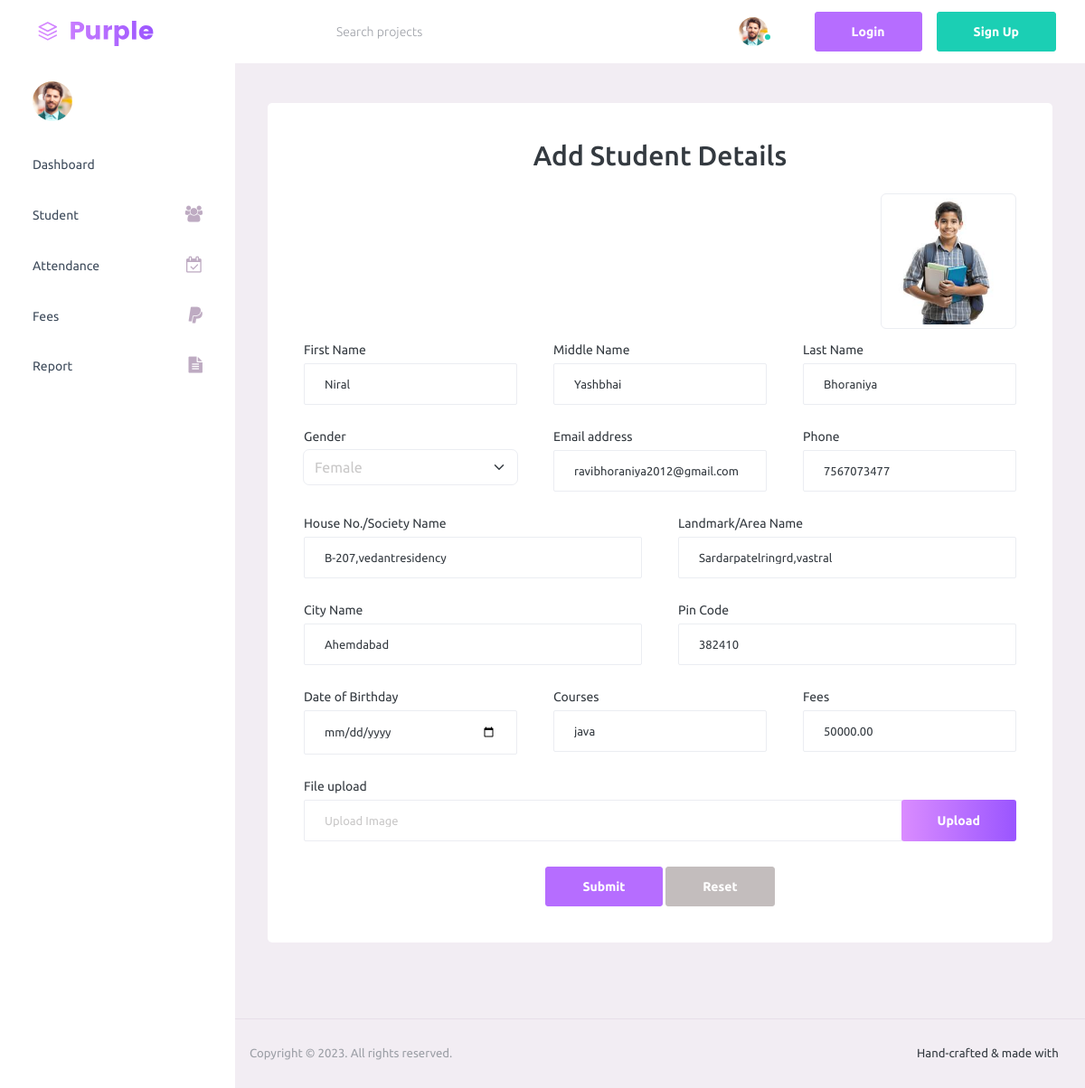
The page /editstudent/3 on the database its author committed.
### stu_app/models.py (models this page shows, shortened)
class Student(models.Model):
    Male='Male'
    Female='Female'
    gender=(
        (Male,'Male'),
        (Female,'Female')
    )
    users = models.ForeignKey('auth.User', on_delete=models.CASCADE, related_name='students')
    firstname=models.CharField(max_length=200)
    middlename=models.CharField(max_length=200)
    lastname=models.CharField(max_length=200)
    gender=models.CharField(max_length=200,choices=gender,default=Male)
    email=models.EmailField(max_length=200)
    phone=models.CharField(max_length=12)
    house_society_name = models.CharField(max_length=255, null=True, blank=True)
    landmark_area = models.CharField(max_length=255, null=True, blank=True)
    city = models.CharField(max_length=100, null=True, blank=True)
    pin_code = models.CharField(max_length=10)
    birthday = models.DateField(null=True, blank=True)
    courses=models.CharField(max_length=50)
    amount=models.DecimalField(max_digits=10,decimal_places=2)
    created_at = models.DateField(null=True, blank=True)
    image=models.ImageField(upload_to='student_image', null=True, blank=True)

### stu_app/views.py (the view)
# urls.py: path('editstudent/<int:pk>', views.editstudent,name='editstudent'),
def editstudent(request,pk):
    s=get_object_or_404(Student,pk=pk)
    if request.method == 'POST':
        s.firstname=request.POST.get('fname')
        s.middlename=request.POST.get('mname')
        s.lastname=request.POST.get('lname')
        s.gender=request.POST.get('gender')
        s.email=request.POST.get('email')
        s.phone=request.POST.get('phone')
        s.house_society_name=request.POST.get('address')
        s.landmark_area=request.POST.get('address')
        s.city=request.POST.get('city')
        s.pin_code=request.POST.get('address')
        s.birthday=request.POST.get('coures')
        s.courses=request.POST.get('coures')
        s.amount=request.POST.get('amount')
        s.created_at=request.POST.get('admission_date')
        if request.FILES.get('image'):
            s.image = request.FILES.get('image')
        s.save()
        return redirect(studentlist)
    else:
        posts=Student.objects.all()
        return render(request,'editstudent.html',{'s':s,'posts':posts})

### template/editstudent.html (shortened to what this page needs)
{% extends "base.html" %}
{% block body %}
{% load static %}
<div class="col-12 grid-margin stretch-card">
    <div class="card">
        <div class="card-body">
            <h2 class="text-center mb-4">Add Student Details</h2>
            <form method="post" enctype="multipart/form-data">
                <div class="row">
                    <div class="mb-3 d-flex justify-content-end">
                    {% if s.image %}
                        <img src="{{ s.image.url }}" alt="Profile Image" class="img-thumbnail" style="max-height: 200px; max-width: 150px;">
                    {% else %}
                        <p class="text-muted">No image uploaded</p>
                    {% endif %}
                    </div>
                    <div class="col-md-4">
                        <div class="form-group">
                            <label for="exampleInputName1">First Name</label>
                            <input type="text" value="{{ s.firstname }}" name="firstname" class="form-control" id="exampleInputName1"
                                placeholder="First Name" required>
                        </div>
                    </div>
                    <div class="col-md-4">
                        <div class="form-group">
                            <label for="exampleInputEmail3">Middle Name</label>
                            <input type="text" value="{{ s.middlename }}" name="middlename" class="form-control" id="exampleInputEmail3"
                                placeholder="Middle Name" required>
                        </div>
                    </div>
                    <div class="col-md-4">
                        <div class="form-group">
                            <label for="exampleInputEmail3">Last Name</label>
                            <input type="text" value="{{ s.lastname }}" name="lastname" class="form-control" id="exampleInputEmail3"
                                placeholder="Last Name" required>
                        </div>
                    </div>
                </div>
                <div class="row">
                    <div class="col-md-4">
                        <div class="form-group">
                            <label for="exampleSelectGender">Gender</label>
                            <select class="form-select" value="{{ s.gender }}" name="gender" id="exampleSelectGender" required>
                                <option value="Female" {% if s.gender == 'Female' %}selected{% endif %}>Female</option>
                            </select>
                        </div>
                    </div>
                    <div class="col-md-4">
                        <div class="form-group">
                            <label for="exampleInputEmail3">Email address</label>
                            <input type="email" value="{{ s.email }}" name="email" class="form-control" id="exampleInputEmail3"
                                placeholder="Email" required>
                        </div>
                    </div>
                    <div class="col-md-4">
                        <div class="form-group">
                            <label for="exampleInputEmail3">Phone</label>
                            <input type="number" value="{{ s.phone }}" name="phone" class="form-control" id="phone" placeholder="Phone"
                                required>
                        </div>
                    </div>
                </div>
                <div class="row">
                    <div class="col-md-6">
                        <div class="form-group">
                            <label for="exampleInputName1">House No./Society Name</label>
                            <input type="text" value="{{ s.house_society_name }}" name="society" class="form-control" id="exampleInputName1"
                                placeholder="House No./Society Name" required>
                        </div>
                    </div>
                    <div class="col-md-6">
                        <div class="form-group">
                            <label for="exampleInputEmail3">Landmark/Area Name</label>
                            <input type="text" value="{{ s.landmark_area }}" name="area" class="form-control" id="exampleInputEmail3"
                                placeholder="Landmark/Area Name" required>
                        </div>
                    </div>
                </div>
                <div class="row">
                    <div class="col-md-6">
                        <div class="form-group">
                            <label for="exampleInputEmail3">City Name</label>
                            <input type="text" value="{{ s.city }}" name="city" class="form-control" id="exampleInputEmail3"
                                placeholder="Last Name" required>
                        </div>
                    </div>
                    <div class="col-md-6">
                        <div class="form-group">
                            <label for="exampleInputEmail3">Pin Code</label>
                            <input type="text" value="{{ s.pin_code }}" name="pin" class="form-control" id="exampleInputEmail3"
                                placeholder="Pin Code" required>
                        </div>
                    </div>
                </div>
                <div class="row">
                    <div class="col-md-4">
                        <div class="form-group">
                            <label for="exampleInputEmail3">Date of Birthday</label>
                            <input type="date" value="{{ s.birthday }}" name="birthday" class="form-control" id="date"
                                placeholder="Date of Admission" required>
                        </div>
                    </div>
                    <div class="col-md-4">
                        <div class="form-group">
                            <label for="exampleInputEmail3">Courses</label>
                            <input type="text" value="{{ s.courses }}" name="courses" class="form-control" id="exampleInputEmail3"
                                placeholder="Courses" required>
                        </div>
                    </div>
                    <div class="col-md-4">
                        <div class="form-group">
                            <label for="exampleInputEmail3">Fees</label>
                            <input type="number" value="{{ s.amount }}" name="amount" class="form-control" id="exampleInputEmail3"
                                placeholder="Fees" required>
                        </div>
                    </div>
                </div>
                <div class="">
                    <div class="form-group">
                        <label>File upload</label>
                        <div class="input-group col-xs-12">
                            <input type="text" class="form-control file-upload-info" disabled
                                placeholder="Upload Image">
                            <span class="input-group-append">
                                <button class="file-upload-browse btn btn-gradient-primary py-3"
                                    type="button">Upload</button>
                            </span>
                        </div>
                    </div>
                </div>
                <div class="text-center">
                    <button type="submit" value="Submit" class="btn btn-primary">Submit</button>
                    <button type="reset" value="Reset" class="btn btn-secondary">Reset</button>
                </div>
        </div>
    </div>
</div>
{% endblock body %}

### rows shown on the page
Student: image (picture), firstname "Niral", middlename "Yashbhai", lastname "Bhoraniya", gender "Female", email "ravibhoraniya2012@gmail.com", phone "7567073477", society "B-207,vedantresidency", area "Sardarpatelringrd,vastral", city "Ahemdabad", pin "382410", courses "java", amount "50000.00"
